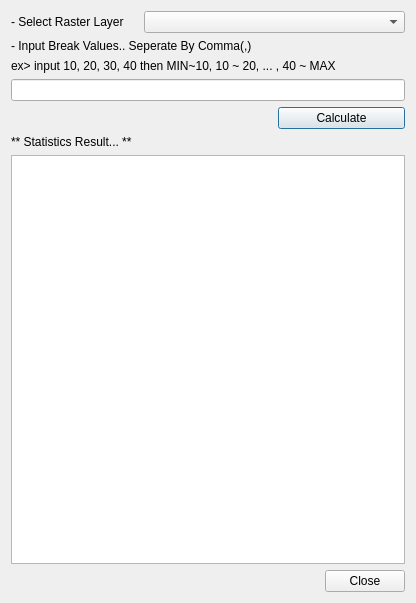
<?xml version="1.0" encoding="UTF-8"?>
<ui version="4.0">
 <class>RasterPixelCountStat</class>
 <widget class="QDialog" name="RasterPixelCountStat">
  <property name="geometry">
   <rect>
    <x>0</x>
    <y>0</y>
    <width>416</width>
    <height>603</height>
   </rect>
  </property>
  <property name="windowTitle">
   <string>RasterPixelCountStat</string>
  </property>
  <layout class="QGridLayout" name="gridLayout">
   <item row="1" column="0" colspan="2">
    <widget class="QLabel" name="label_2">
     <property name="text">
      <string>- Input Break Values.. Seperate By Comma(,)</string>
     </property>
    </widget>
   </item>
   <item row="2" column="0" colspan="3">
    <widget class="QLabel" name="label_4">
     <property name="text">
      <string>ex&gt; input 10, 20, 30, 40 then MIN~10, 10 ~ 20, ... , 40 ~ MAX</string>
     </property>
    </widget>
   </item>
   <item row="3" column="0" colspan="3">
    <widget class="QLineEdit" name="txtBreak"/>
   </item>
   <item row="4" column="2">
    <widget class="QPushButton" name="btnCal">
     <property name="text">
      <string>Calculate</string>
     </property>
    </widget>
   </item>
   <item row="5" column="0" colspan="2">
    <widget class="QLabel" name="label_3">
     <property name="text">
      <string>** Statistics Result... **</string>
     </property>
    </widget>
   </item>
   <item row="6" column="0" colspan="3">
    <widget class="QTextBrowser" name="txtResult"/>
   </item>
   <item row="7" column="0" colspan="3">
    <widget class="QDialogButtonBox" name="buttonBox">
     <property name="orientation">
      <enum>Qt::Horizontal</enum>
     </property>
     <property name="standardButtons">
      <set>QDialogButtonBox::Close</set>
     </property>
     <property name="centerButtons">
      <bool>false</bool>
     </property>
    </widget>
   </item>
   <item row="0" column="0">
    <widget class="QLabel" name="label">
     <property name="text">
      <string>- Select Raster Layer</string>
     </property>
    </widget>
   </item>
   <item row="0" column="1" colspan="2">
    <widget class="QComboBox" name="cboLayer"/>
   </item>
  </layout>
 </widget>
 <resources/>
 <connections>
  <connection>
   <sender>buttonBox</sender>
   <signal>accepted()</signal>
   <receiver>RasterPixelCountStat</receiver>
   <slot>accept()</slot>
   <hints>
    <hint type="sourcelabel">
     <x>248</x>
     <y>254</y>
    </hint>
    <hint type="destinationlabel">
     <x>157</x>
     <y>274</y>
    </hint>
   </hints>
  </connection>
  <connection>
   <sender>buttonBox</sender>
   <signal>rejected()</signal>
   <receiver>RasterPixelCountStat</receiver>
   <slot>reject()</slot>
   <hints>
    <hint type="sourcelabel">
     <x>316</x>
     <y>260</y>
    </hint>
    <hint type="destinationlabel">
     <x>286</x>
     <y>274</y>
    </hint>
   </hints>
  </connection>
  <connection>
   <sender>btnCal</sender>
   <signal>clicked()</signal>
   <receiver>RasterPixelCountStat</receiver>
   <slot>accept()</slot>
   <hints>
    <hint type="sourcelabel">
     <x>342</x>
     <y>108</y>
    </hint>
    <hint type="destinationlabel">
     <x>207</x>
     <y>301</y>
    </hint>
   </hints>
  </connection>
 </connections>
</ui>
